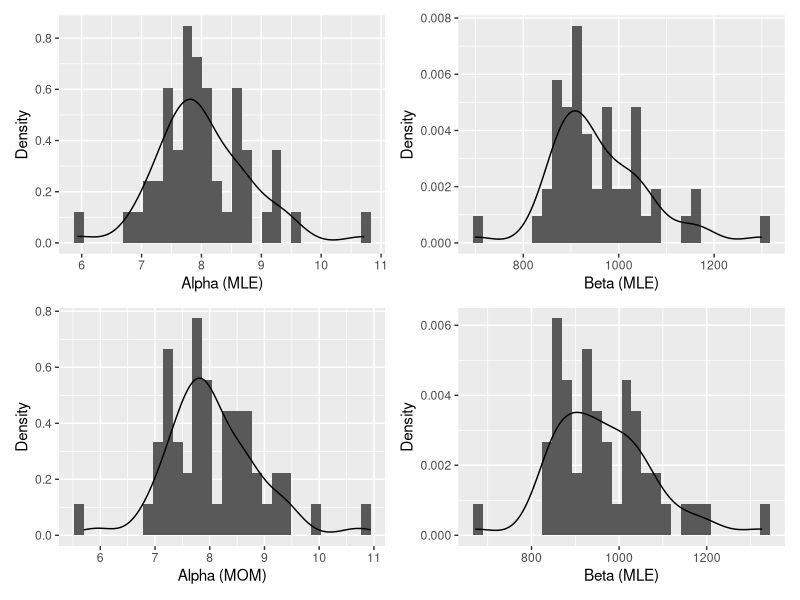

The R source for this figure: (Note: this script raises an error after producing the figure.)
library(tidyverse)
library(stringr)
library(nleqslv)
library(patchwork)
data1 = read_csv("wb_API/Metadata3.csv") |>
  select(c("Country Name", "Country Code", "Indicator Name", "Indicator Code", "2022")) |>
  mutate(`2022` = `2022`/1000)  |>
  filter(!is.na(`2022`))

##################
#Method of Moments
##################
mom.beta = function(data, par)
{
  alpha = par[1]
  beta = par[2]
  mom.mean = mean(data)
  mom.mean.squared = mean(data^2)
  eq1 = alpha/(alpha + beta)
  eq2 = ((alpha + 1)*alpha)/((alpha + beta + 1)*(alpha + beta))
  
  return(c(eq1 - mom.mean, eq2 - mom.mean.squared))
}

(measure.of.moments = nleqslv(x = c(1,1),
                             fn = mom.beta,
                             data = data1$`2022`))
(alpha = measure.of.moments$x[1])
(beta = measure.of.moments$x[2])

#####################
#Method of Likelihood
#####################
llmle.beta = function(data, par, neg)
{
  alpha = par[1]
  beta = par[2]
  ll <- sum(log(dbeta(x=data, shape1=alpha, shape2=beta)), na.rm = TRUE) #Why are we doing the sum?
  #Ask prof. and look at notes in recall section
  return(ifelse(neg, -ll, ll))
}
mle.val <- optim(fn = llmle.beta,
              par = c(1,1),
              data = data1$`2022`,
              neg=T)
alpha = mle.val$par[1]
beta = mle.val$par[2]
#################################
#Estimating beta and alpha values
#################################
mle.beta.list = numeric(0)
mle.alpha.list = numeric(0)
mom.beta.list = numeric(0)
mom.alpha.list = numeric(0)
for(i in 1:50)
{
  set.seed(7272 + i)
  dat = rbeta(266, shape1 = 8, shape2 = 950)
  #Appends alpha mle
  mle.alpha.list = append(mle.alpha.list, optim(fn = llmle.beta,
                    par = c(1,1),
                    data = dat,
                    neg=T)$par[1])
  #Appends beta mle
  mle.beta.list = append(mle.beta.list, optim(fn = llmle.beta,
                               par = c(1,1),
                               data = dat,
                               neg=T)$par[2])
  #Appends alpha mom
  mom.alpha.list = append(mom.alpha.list, nleqslv(fn = mom.beta, 
                                 x = c(1,1),
                                 data = dat)$x[1])
  #Appends beta mom
  mom.beta.list = append(mom.beta.list, nleqslv(fn = mom.beta, 
                                x = c(1,1),
                                data = dat)$x[2])
}
view(mom.beta.list)
##################
#Creating Plots
#################
#NOTE: MIGHT WANT TO REMOVE HISTOGRAMS
#Plots mle alpha
mle.alpha.plot = ggplot() +
  geom_histogram(aes(x = mle.alpha.list, y = after_stat(density))) + 
  geom_density(aes(x = mle.alpha.list)) + 
  xlab("Alpha (MLE)") + 
  ylab("Density")
#Plots mle beta
mle.beta.plot = ggplot() +
  geom_histogram(aes(x = mle.beta.list, y = after_stat(density))) + 
  geom_density(aes(x = mle.beta.list)) + 
  xlab("Beta (MLE)") + 
  ylab("Density")
#Plots mom alpha
mom.alpha.plot = ggplot() +
  geom_histogram(aes(x = mom.alpha.list, y = after_stat(density))) + 
  geom_density(aes(x = mle.alpha.list)) + 
  xlab("Alpha (MOM)") + 
  ylab("Density")
#Plots mom beta
mom.beta.plot = ggplot() +
  geom_histogram(aes(x = mom.beta.list, y = after_stat(density))) + 
  geom_density(aes(x = mom.beta.list)) + 
  xlab("Beta (MLE)") + 
  ylab("Density")
(mle.alpha.plot + mle.beta.plot) /
(mom.alpha.plot + mom.beta.plot)

#######################
#Calculating indicators
#######################

indicator.table = indicator.table |>
  summary()
